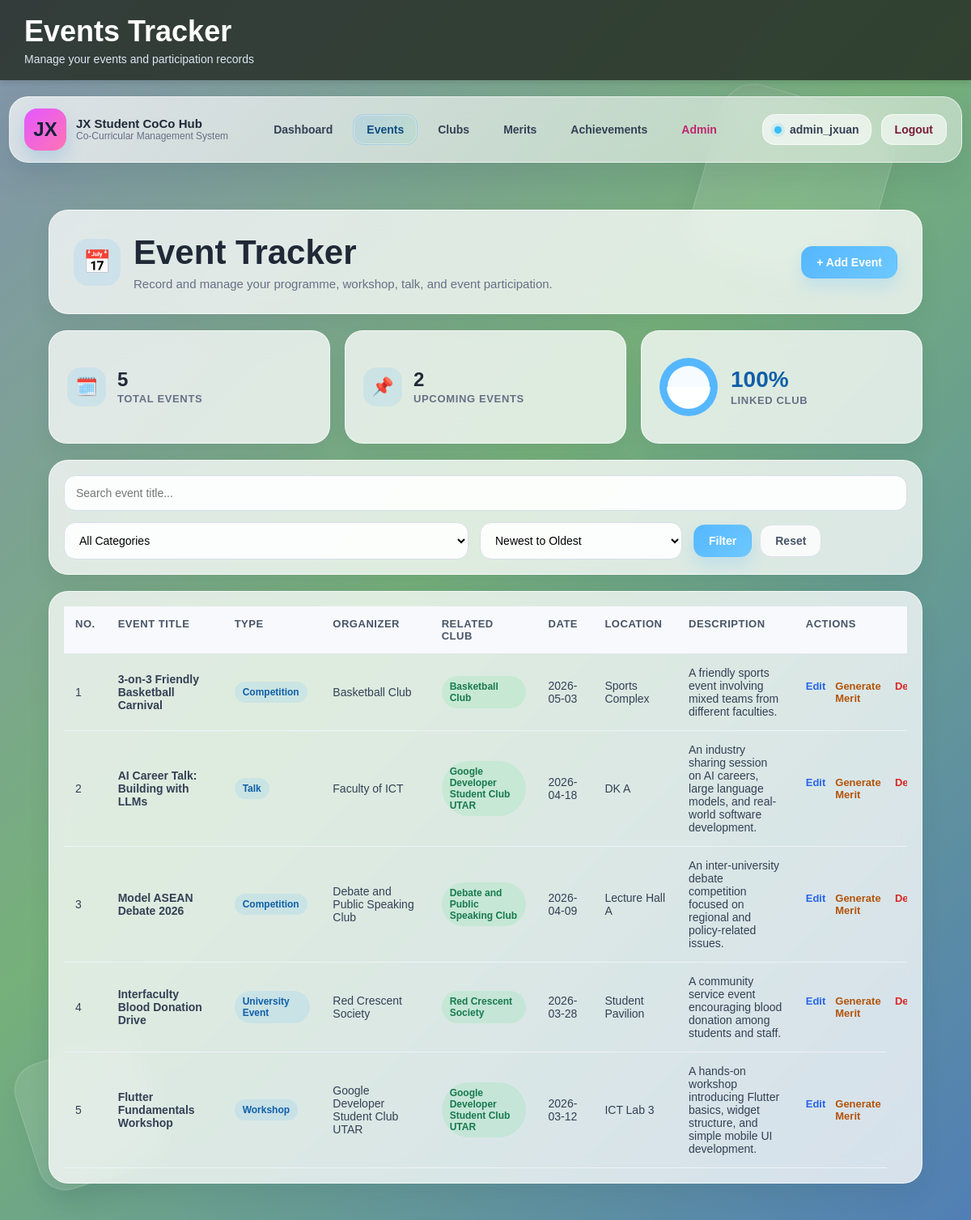
Page /event/event_list.php (signed in) on the committed database.
### tables this page shows
CREATE TABLE `events` (
  `event_id` int(11) NOT NULL,
  `user_id` int(11) NOT NULL,
  `event_title` varchar(150) NOT NULL,
  `event_type` varchar(100) DEFAULT NULL,
  `organizer` varchar(150) NOT NULL,
  `event_date` date NOT NULL,
  `location` varchar(150) NOT NULL,
  `description` text DEFAULT NULL,
  `created_at` timestamp NOT NULL DEFAULT current_timestamp(),
  `club_id` int(11) DEFAULT NULL
);

CREATE TABLE `clubs` (
  `club_id` int(11) NOT NULL,
  `user_id` int(11) NOT NULL,
  `club_name` varchar(255) NOT NULL,
  `role` varchar(100) NOT NULL,
  `join_date` date NOT NULL,
  `description` text DEFAULT NULL
);

### event/event_list.php (the view, shortened to what this page needs)
<?php
include("../db.php");
$user_id = $_SESSION['user_id'];
$search = "";
$sort_order = "DESC";
$query = "
    SELECT events.*, clubs.club_name AS related_club_name
    FROM events
    LEFT JOIN clubs ON events.club_id = clubs.club_id
    WHERE events.user_id='$user_id'
";
$query .= " ORDER BY events.event_date $sort_order";
$result = mysqli_query($con, $query);
include("../partials/header.php");
include("../partials/navbar.php");
?>
<div class="auth-bg-glass auth-bg-glass-one"></div>
<div class="auth-bg-glass auth-bg-glass-two"></div>
<div class="container module-shell event-shell">
    <?php
        $total_events = 0;
        $upcoming_events = 0;
        $linked_club_count = 0;
        $club_link_percent = 0;
        $stats_query = "SELECT event_date, club_id FROM events WHERE user_id='$user_id'";
        $stats_result = mysqli_query($con, $stats_query);
        if ($stats_result && mysqli_num_rows($stats_result) > 0) {
            $today = date("Y-m-d");
            while ($stats_row = mysqli_fetch_assoc($stats_result)) {
                $total_events++;
                if ($stats_row['event_date'] >= $today) {
                    $upcoming_events++;
                }
                if (!empty($stats_row['club_id'])) {
                    $linked_club_count++;
                }
            }
        }
        if ($total_events > 0) {
            $club_link_percent = round(($linked_club_count / $total_events) * 100);
        }
    ?>
    <section class="module-hero module-hero-event">
        <div class="module-hero-main">
            <div class="module-hero-icon event-accent-soft">📅</div>
            <div class="module-hero-text-wrap">
                <h2>Event Tracker</h2>
                <p>Record and manage your programme, workshop, talk, and event participation.</p>
            </div>
        </div>
        <div class="module-hero-actions">
            <a href="event_add.php" class="module-btn module-btn-primary event-accent-btn">+ Add Event</a>
        </div>
    </section>
    <section class="module-stats-grid">
        <div class="module-stat-card">
            <div class="module-stat-icon event-accent-soft">🗓️</div>
            <div>
                <h3><?php echo $total_events; ?></h3>
                <p>Total Events</p>
            </div>
        </div>
        <div class="module-stat-card">
            <div class="module-stat-icon event-accent-soft">📌</div>
            <div>
                <h3><?php echo $upcoming_events; ?></h3>
                <p>Upcoming Events</p>
            </div>
        </div>
        <div class="module-stat-card event-linkage-mini-card">
            <div class="event-linkage-mini-arc" style="--p: <?php echo $club_link_percent; ?>;"></div>
            <div class="event-linkage-mini-text">
                <h3><?php echo $club_link_percent; ?>%</h3>
                <p>Linked Club</p>
            </div>
        </div>
    </section>
    <section class="module-filter-card">
        <form method="GET" action="event_list.php" class="module-filter-form module-filter-form-event">
            <div class="module-filter-full">
                <input type="text" name="search" value="<?php echo htmlspecialchars($search); ?>" placeholder="Search event title...">
            </div>
            <div>
                <select name="filter_type">
                    <option value="">All Categories</option>
                </select>
            </div>
            <div>
                <select name="sort_order">
                    <option value="DESC" <?php if ($sort_order == "DESC") echo "selected"; ?>>Newest to Oldest</option>
                </select>
            </div>
            <div class="module-filter-actions">
                <button type="submit" class="module-btn module-btn-primary event-accent-btn">Filter</button>
                <a href="event_list.php" class="module-btn module-btn-secondary">Reset</a>
            </div>
        </form>
    </section>
    <section class="module-content-card">
        <?php if(mysqli_num_rows($result) > 0) { ?>
            <div class="module-table-wrap">
                <table class="module-table">
                    <thead>
                        <tr>
                            <th>No.</th>
                            <th>Event Title</th>
                            <th>Type</th>
                            <th>Organizer</th>
                            <th>Related Club</th>
                            <th>Date</th>
                            <th>Location</th>
                            <th>Description</th>
                            <th>Actions</th>
                        </tr>
                    </thead>
                    <tbody>
                        <?php
                        $count = 1;
                        while($row = mysqli_fetch_assoc($result)) { ?>
                            <tr>
                                <td><?php echo $count; ?></td>
                                <td class="module-title-cell"><?php echo htmlspecialchars($row['event_title']); ?></td>
                                <td><span class="module-tag event-tag"><?php echo htmlspecialchars($row['event_type']); ?></span></td>
                                <td><?php echo htmlspecialchars($row['organizer']); ?></td>
                                <td>
                                    <?php if (!empty($row['related_club_name'])) { ?>
                                        <span class="module-tag club-tag"><?php echo htmlspecialchars($row['related_club_name']); ?></span>
                                    <?php } else { ?>
                                        <span class="event-unlinked-badge">Not linked</span>
                                    <?php } ?>
                                </td>
                                <td><?php echo htmlspecialchars($row['event_date']); ?></td>
                                <td><?php echo htmlspecialchars($row['location']); ?></td>
                                <td class="module-description-cell"><?php echo htmlspecialchars($row['description']); ?></td>
                                <td>
                                    <div class="module-action-links">
                                        <a class="module-action-link module-action-edit" href="event_edit.php?event_id=<?php echo $row['event_id']; ?>">Edit</a>
                                        <a class="module-action-link module-action-generate-merit" href="../merit/merit_add.php?event_id=<?php echo $row['event_id']; ?>">Generate Merit</a>
                                        <a
                                            href="#"
                                            class="module-action-link module-action-delete open-event-delete-modal"
                                            data-id="<?php echo $row['event_id']; ?>"
                                            data-title="<?php echo htmlspecialchars($row['event_title']); ?>"
                                            data-type="<?php echo htmlspecialchars($row['event_type']); ?>"
                                            data-organizer="<?php echo htmlspecialchars($row['organizer']); ?>"
                                            data-date="<?php echo htmlspecialchars($row['event_date']); ?>"
                                            data-location="<?php echo htmlspecialchars($row['location']); ?>"
                                        >
                                            Delete
                                        </a>
                                    </div>
                                </td>
                            </tr>
                        <?php $count++; } ?>
                    </tbody>
                </table>
            </div>
        <?php } ?>
    </section>
</div>
    </body>
</html>

### rows in the picture
events: event_title "3-on-3 Friendly Basketball Carnival", event_type "Competition", organizer "Basketball Club", club.club_name "Basketball Club", event_date "2026-05-03", location "Sports Complex", description "A friendly sports event involving mixed teams from different faculties."
events: event_title "AI Career Talk: Building with LLMs", event_type "Talk", organizer "Faculty of ICT", club.club_name "Google Developer Student Club UTAR", event_date "2026-04-18", location "DK A", description "An industry sharing session on AI careers, large language models, and real-world software development."
events: event_title "Model ASEAN Debate 2026", event_type "Competition", organizer "Debate and Public Speaking Club", club.club_name "Debate and Public Speaking Club", event_date "2026-04-09", location "Lecture Hall A", description "An inter-university debate competition focused on regional and policy-related issues."
events: event_title "Interfaculty Blood Donation Drive", event_type "University Event", organizer "Red Crescent Society", club.club_name "Red Crescent Society", event_date "2026-03-28", location "Student Pavilion", description "A community service event encouraging blood donation among students and staff."
events: event_title "Flutter Fundamentals Workshop", event_type "Workshop", organizer "Google Developer Student Club UTAR", club.club_name "Google Developer Student Club UTAR", event_date "2026-03-12", location "ICT Lab 3", description "A hands-on workshop introducing Flutter basics, widget structure, and simple mobile UI development."

### other values in the picture
$page_title "Events Tracker"
$page_subtitle "Manage your events and participation records"
$_SESSION['user_name'] "admin_jxuan"
$total_events "5"
$upcoming_events "2"
$club_link_percent "100"
